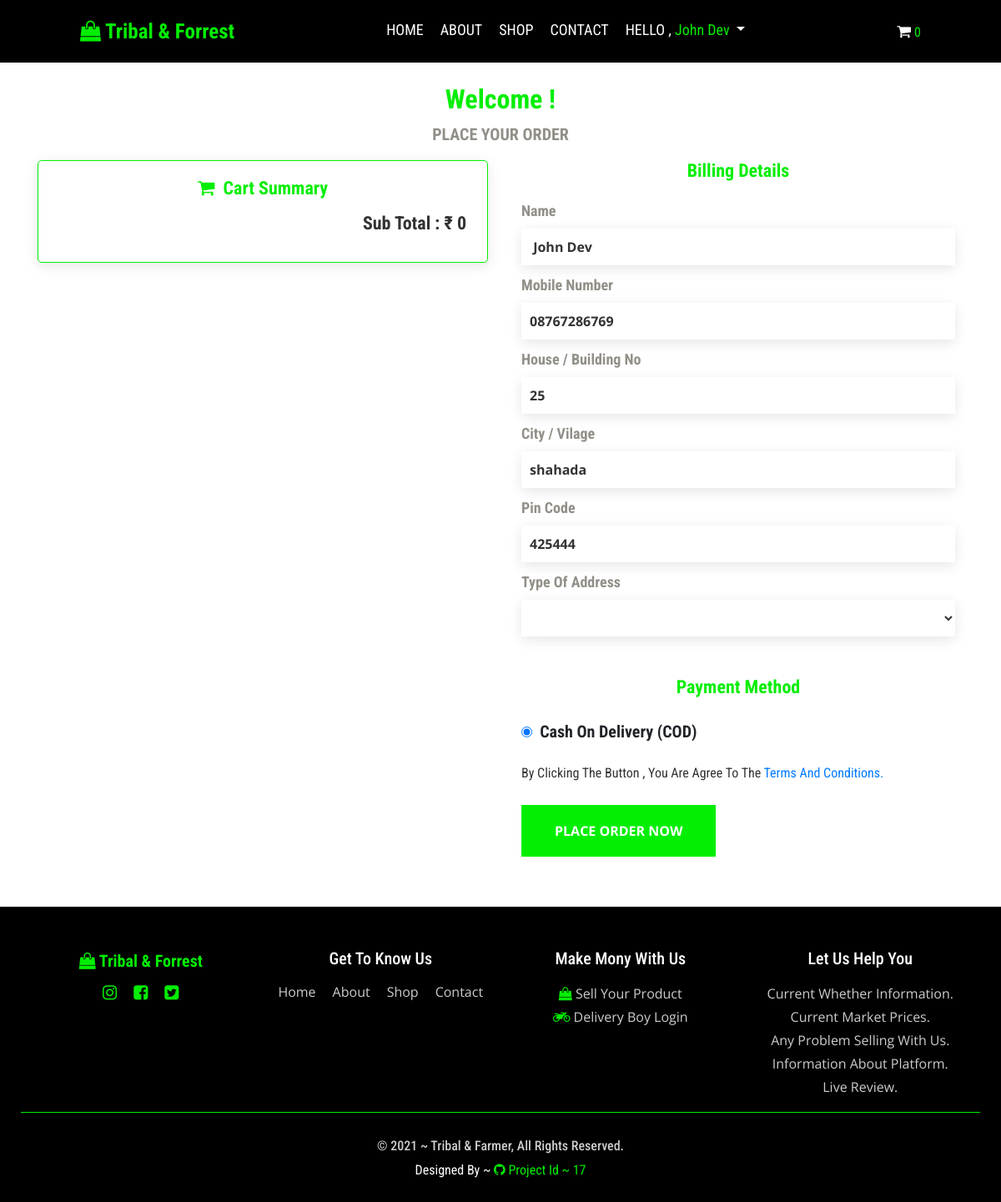
The page /checkout.php (signed in) on the database its author committed.
### tables this page shows
CREATE TABLE `users` (
  `id` int(11) NOT NULL,
  `name` varchar(255) NOT NULL,
  `email` varchar(255) NOT NULL,
  `username` varchar(255) NOT NULL,
  `password` varchar(255) NOT NULL,
  `resister_on` timestamp NOT NULL DEFAULT current_timestamp() ON UPDATE current_timestamp(),
  `status` tinyint(4) NOT NULL,
  `email_verification` tinyint(4) NOT NULL
);

CREATE TABLE `user_profile` (
  `id` int(11) NOT NULL,
  `user_id` int(11) NOT NULL,
  `mobile_no` varchar(15) NOT NULL,
  `house_no` varchar(255) NOT NULL,
  `city` varchar(255) NOT NULL,
  `pin_code` int(11) NOT NULL,
  `address_type` varchar(255) NOT NULL,
  `added_on` timestamp NOT NULL DEFAULT current_timestamp() ON UPDATE current_timestamp()
);

### checkout.php (the view, shortened to what this page needs)
<?php
    include 'includes/navigation_bar.php';
    $cart_total =0;
    $user_id = $_SESSION['USER_ID'];
?>
    <div class="container checkout">
        <div class="row heading">
            <div class="col-xl-12">
                <h2>Welcome !</h2>
                <p>Place Your order</p>
            </div>
        </div>
        <div class="row checkout_row">
            <div class="col-xl-6">
                <div class="checkout_sumery">
                    <h2><i class="fa fa-shopping-cart" aria-hidden="true"></i> &nbsp;<span>Cart Summary</span></h2>
                    <div class="checkout_total">
                            <h3>Sub Total : <span>&#8377;  <?php echo $cart_total;?></span></h3>
                    </div>
                </div>
            </div>
            <div class="col-xl-6">
                <h2>Billing Details</h2>
                <?php
                    $sql_info =mysqli_query($con,"SELECT * FROM users WHERE id = '$user_id'");
                    $res_row = mysqli_fetch_assoc($sql_info);
                    $profile = mysqli_fetch_assoc(mysqli_query($con,"SELECT * FROM user_profile WHERE user_id='$user_id'"));
                ?>
                <form method="post" action="">
                    <div class="form-input">
                        <label for="">Name</label>
                        <input type="text" name="name" value="<?php echo  $res_row['name']?>">
                    </div>
                    <div class="form-input">
                        <label for="">Mobile Number</label>
                        <input type="number" name="mobile_no" value="<?php echo  $profile['mobile_no']?>">
                    </div>
                    <div class="form-input">
                        <label for="">House / Building No</label>
                        <input type="text" name="house_no" value="<?php echo  $profile['house_no']?>">
                    </div>
                    <div class="form-input">
                        <label for="">City / Vilage</label>
                        <input type="text" name="city" value="<?php echo  $profile['city']?>">
                    </div>
                    <div class="form-input">
                        <label for="">Pin Code</label>
                        <input type="number" name="pin_code" value="<?php echo  $profile['pin_code']?>">
                    </div>
                    <div class="form-input">
                        <label for="">Type Of Address</label>
                        <select name="address_type" id="" >
                            <option value="<?php echo  $profile['address_type']?>"><?php echo  $profile['address_type']?></option>
                            <option value="Home">Home</option>
                        </select>
                    </div>
                    <h2 class="mt-5">Payment Method</h2>
                    <div class="payment">
                        <input type="radio" value="cod" checked="checked" name="payment"> <label for="">Cash On Delivery (COD)</label>
                    </div>
                    <p>By Clicking the button , you are agree to the <a href="#">Terms and Conditions.</a></p>
                    <div class="form-input d-flex align-items-center flex-wrap">
                        <button type="submit" name="update">Place Order Now</button>
                    </div>
                </form>
            </div>
        </div>
    </div>
<?php
    include 'includes/footer.php';
?>

### style/prices.css (style rules this page uses)
* { margin: 0; padding: 0; box-sizing: border-box; }

### style/style.css (style rules this page uses)
* { padding: 0; margin: 0; box-sizing: border-box; }
body { font-family:'Open Sans', sans-serif; }
a { text-decoration: none; }
:root { --logo:rgb(4, 238, 4); --background: #000; --color: #fff; --color1:#ccc; --color2: #333333; --color3: #f0f0f065; --color4:#928f88; --color5: #444349; --font:'Roboto Condensed', sans-serif; --shado :0 4px 16px rgb(0 0 0 / 10%); }
.about_us,.shopping,.product_detailes,.contact,.registration,.login_page,.cart_page,.profile,.checkout,.success_page,.orders_page { margin-top:100px; }
.heading h2 { text-align:center; color: var(--logo); font-family: var(--font); font-weight:700; text-transform:capitalize; }
.heading p { text-align:center; color: var(--color4); font-size:20px; font-family: var(--font); font-weight:700; text-transform:uppercase; }
form .form-input { margin:10px; }
form .form-input input,textarea { background-color:var(--color); box-shadow:var(--shado); padding:20px; width:100%; border:none; color: var(--color2); font-weight:700; }
form .form-input button { padding:19px 40px; background-color:var(--logo); color:var(--color); border:none; font-weight: 700; cursor: pointer; margin-top:20px; text-transform: uppercase; }
.profile_form form .form-input select,.checkout .checkout_row form .form-input select { width:100%; background-color:var(--color); box-shadow:var(--shado); padding:20px; width:100%; border:none; color: var(--color2); font-weight:700; }
.checkout .checkout_row h2 { font-size:22px; color:var(--logo); font-weight:700; font-family: var(--font); text-align:center; }
.checkout .checkout_row form { margin-top:20px; }
.checkout .checkout_row form .form-input label { font-family: var(--font); font-weight:700; color:var(--color4); font-size:18px; }
.checkout .checkout_row form .form-input input,.checkout .checkout_row form .form-input select { padding:10px; }
.checkout .checkout_row form .form-input button { margin:0px; }
.checkout .checkout_row form p { padding:10px; color: var(--color2); text-transform:capitalize; font-family: var(--font); }
.checkout .checkout_row form .payment { margin:20px 5px 0px 10px; }
.checkout .checkout_row form .payment label { font-size:20px; padding:5px; text-transform:capitalize; font-family: var(--font); font-weight:700; }
.checkout .checkout_sumery { background-color:var(--color); box-shadow: var(--shado); padding:20px; border:1px solid var(--logo); border-radius: 5px; }
.checkout .checkout_sumery .cart_sumary_info .cart_iteam_total_sumary h3,.checkout .checkout_sumery .checkout_total h3 { font-size:22px; font-family: var(--font); color: var(--color2); padding:5px; font-weight:700; }
.checkout .checkout_sumery .checkout_total { margin-top: 10px; text-align:right; }

### style/whether.css (style rules this page uses)
:root { --logo:rgb(4, 238, 4); --background: #000; --color: #fff; --color1:#ccc; --color2: #333333; --color3: #f0f0f065; --color4:#928f88; --color5: #444349; --font:'Roboto Condensed', sans-serif; --shado :0 4px 16px rgb(0 0 0 / 10%); }

### rows shown on the page
users: name "John Dev"
user_profile: mobile_no "08767286769", house_no "25", city "shahada", pin_code "425444"

### other values the page prints
$_SESSION['USER_NAME'] "John Dev"
$total_cart "0"
$cart_total "0"
